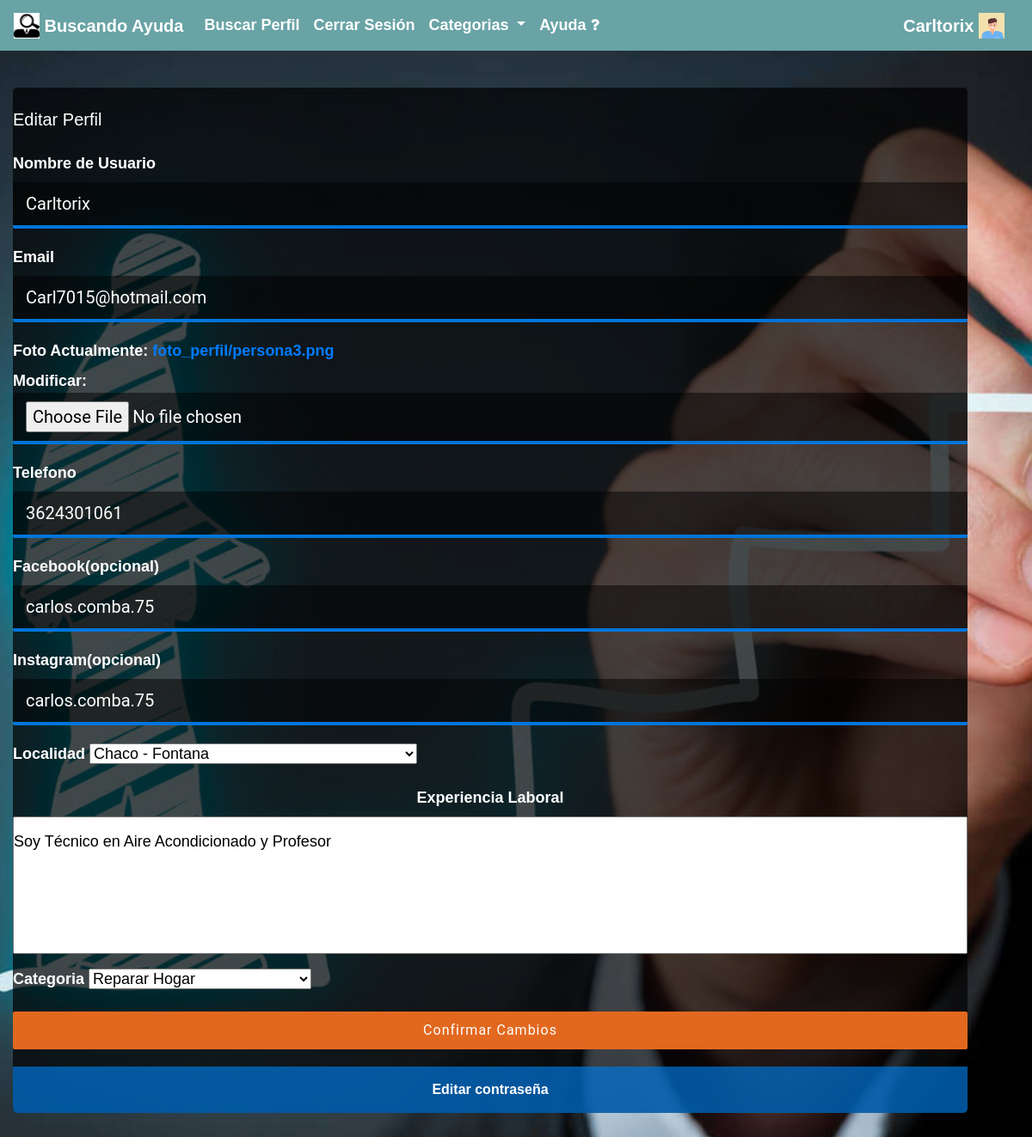
Screenshot of /cuenta/perfil/editar/1 (signed in) with the database file from the repository.
### cuenta/models.py (models this page shows)
class Perfil(AbstractUser):
    tipo_usuario=models.CharField(max_length=20,default="cliente")
    dni=models.CharField(max_length=10,unique=True,default="",validators=[validar_num])
    nacimiento = models.DateField(null = True)
    foto = models.ImageField(upload_to = "foto_perfil", null = True, blank = True)
    telefono = models.CharField(max_length = 20,validators=[validar_num])
    localidad = models.ForeignKey(Localidad, on_delete = models.CASCADE, null=True, related_name="personas_localidad")
    experiencia_laboral = models.CharField(max_length = 200,null = True, blank = True)
    categoria = models.ForeignKey(Categoria, on_delete = models.CASCADE, default=None, null=True, related_name="perfil_de_categoria")
    facebook = models.CharField(max_length = 40, null=True)
    instagram = models.CharField(max_length = 40, null=True, blank = True)
    recomendaciones = models.ManyToManyField("Perfil", blank=True, through="Recomendaciones", related_name="trabajador_recomendado")
    def __str__(self):
        return self.username

class Localidad(models.Model):
    localidad = models.CharField(max_length = 30)
    provincia = models.ForeignKey(Provincia, on_delete = models.CASCADE,default=None, related_name="personas_provincia")
    def __str__(self):
        return self.provincia.provincia+" - "+self.localidad

### cuenta/views.py (the view, shortened to what this page needs)
# urls.py: path("perfil/editar/<int:id>", views.editar_perfil, name="editar_perfil"),
@login_required
def editar_perfil(request, id):
    perfil = Perfil.objects.get(pk=id)
    if perfil == request.user:
        form = UpdateUsuarioForm(instance=request.user)
        return render(request, "cuenta/editar_perfil.html",{"form":form,})
    else:
        return redirect("index")

### cuenta/forms.py
class UpdateUsuarioForm(UserChangeForm):
    class Meta:
        model = Perfil
        fields = ("username","email","foto","telefono","experiencia_laboral","localidad","categoria","facebook","instagram")
    def __init__(self,*args, **kwargs):
        super(UpdateUsuarioForm, self).__init__(*args, **kwargs)
        localidad=forms.ModelChoiceField(queryset=Localidad.objects.all().order_by("localidad"))
        self.fields["localidad"]=localidad
        experiencia_laboral=forms.CharField(required=False,widget=forms.Textarea(attrs={"placeholder":"Tu forma de trabajar en 200 caracteres"}))
        self.fields["experiencia_laboral"]=experiencia_laboral
        facebook=forms.CharField(required=False)
        self.fields["facebook"]=facebook
        instagram=forms.CharField(required=False)
        self.fields["instagram"]=instagram

### cuenta/models.py (called while the page is built)
    def __str__(self):
        return self.nombre_cat

### cuenta/templates/cuenta/editar_perfil.html (shortened to what this page needs)
{% extends 'base.html' %}
{% load static %}
{%block contenido%}
<div class="contenedor-form">
    <br>
    <div class="formulario">
            <h2>Editar Perfil</h2>
      <form method="POST" enctype="multipart/form-data">
      <label for="id_username">Nombre de Usuario</label>
      {{ form.username }}
      <label for="id_email">Email</label>
      {{ form.email }}
      <label for="id_foto">Foto</label>
      {{form.foto}}
      <label for="id_telefono">Telefono</label>
      {{form.telefono}}
      <label for="id_facebook">Facebook(opcional)</label>
          {{form.facebook}}
          <label for="id_instagram">Instagram(opcional)</label>
          {{form.instagram}}
      <label for="id_localidad">Localidad</label>
      {{form.localidad}}
      {% ifequal request.user.tipo_usuario "trabajador" %}
          <label id="label_titulo" for="id_titulo">Experiencia Laboral</label>
          {{ form.experiencia_laboral }}
        <label for="id_categoria">Categoria</label>
          {{ form.categoria }}
      {% endifequal %}
                <input type="submit" value="Confirmar Cambios">
            </form>
    </div>
    <div class="reset-password">
        <a href="{% url 'cambiar_pass' request.user.id %}">Editar contraseña</a>
    </div>
</div>
</div>
{% endblock %}

### templates/navbar.html (shortened to what this page needs)
{% load static %}
<nav class="navbar navbar-expand-md navbar-light fixed-top navcolor" >
    <a class="navbar-brand text-white" href="{% url 'index' %}">
      <img src="{% static 'img/logo.jpg' %}" width="30" height="30" class="d-inline-block align-top" alt="logo">
      Buscando Ayuda
    </a>
    <div class="collapse navbar-collapse" id="navbarCollapse">
      <ul class="navbar-nav mr-auto">
        <li class="nav-item active">
          <a class="nav-link text-white" href="{% url 'search_perfil' %}">Buscar Perfil</a>
        </li>
        <li class="nav-item active">
          {% if request.user.is_authenticated %}
          <a class="nav-link text-white" href="{% url 'cerrar_sesion' %}">Cerrar Sesión</a>
          {% else %}
          <a class="nav-link text-white" href="{% url 'iniciar_sesion' %}">Iniciar Sesión</a>
          {% endif %}
        </li>
        <li class="nav-item dropdown active">
          <a class="nav-link dropdown-toggle text-white" href="#" id="categorias" role="button" data-toggle="dropdown" aria-haspopup="true" aria-expanded="false">
            Categorias
          </a>
        </li>
        <li>
          <a class="nav-link text-white" href="{% url 'ayuda' %}">Ayuda <i class="fa fa-question"></i></a>
        </li>
      </ul>
      {% if request.user.is_authenticated %}
     <a class="navbar-brand text-white" href="{% url 'ver_perfil' request.user.id %}">
        {{request.user}}
        {% if request.user.foto %}
          <img src="{{ request.user.foto.url }}" width="30" height="30" class="d-inline-block align-top" alt="logo">
        {%else%}
        <img src="{% static 'img/pordefecto.jpg' %}" width="30" height="30" class="d-inline-block align-top" alt="logo">
        {% endif %}
    </a>
    {% else %}
    <img src="{% static 'img/pordefecto.jpg' %}" width="30" height="30" class="d-inline-block align-top" alt="logo">
    {% endif %}
    </div>
  </nav>

### static/css/style.css (style rules this page uses)
body { font-size: 1.125rem; font-weight: bold; background-image: url("../img/fondo.jpg"); width: 95%; max-width: 150rem; margin: 0 auto 0 auto; background-position: center; background-repeat: no-repeat; background-size: cover; background-attachment: fixed; font-family:Arial; margin: 0; padding: 0; -webkit-box-sizing: border-box; -moz-box-sizing: border-box; box-sizing: border-box; }
.navbar { background-color: #69A3A5; }

### static/css/estilos.css (style rules this page uses)
.contenedor-form { background: rgba(0,0,0,.7); max-width: 1140px; width: 100%; margin: 48px auto; border-radius: 5px; color: #fff; position: relative; }
.contenedor-form h2 { margin: 0 0 28px 0; font-size: 20px; font-weight: 400; line-height: 1; }
.contenedor-form input { outline: none; display: block; width: 100%; padding: 10px 15px; margin: 0 10px 20px 0; background: rgba(0,0,0,.5); color: #fff; border: none; border-radius: 2px; border-bottom: 4px solid #E2681F; box-sizing: border-box; font-family: Roboto; font-size: 20px; font-weight:normal; transition: all .5s ease; }
.contenedor-form input { border-bottom: 4px solid #0075d9; }
.contenedor-form input[type="submit"] { background: #E2681F; color: #FFF; width: 100%; border: none; padding: 10px 0; font-size: 16px; font-weight: normal; font-family: Roboto; letter-spacing: 1px; cursor: pointer; transition: all .5s ease; }
.contenedor-form .reset-password { background: rgba(0, 117, 217, .7); width: 100%; padding: 15px 0; text-align: center; border-bottom-left-radius: 5px; border-bottom-right-radius: 5px; }
.contenedor-form .reset-password a { color: #fff; text-decoration: none; font-size: 16px; }
.contenedor-form textarea { resize: none; width: 100%; height: 20%; padding: 15px 0; }
#label_titulo { display: block; text-align: center; }
li { display:block; }

### rows the page displays
Perfil: user "Carltorix", user.foto (picture), username "Carltorix", email "Carl7015@hotmail.com", telefono "3624301061", facebook "carlos.comba.75", instagram "carlos.comba.75", experiencia_laboral "Soy Técnico en Aire Acondicionado y Profesor", categoria "Reparar Hogar"
Localidad: localidad "Chaco - Fontana"
